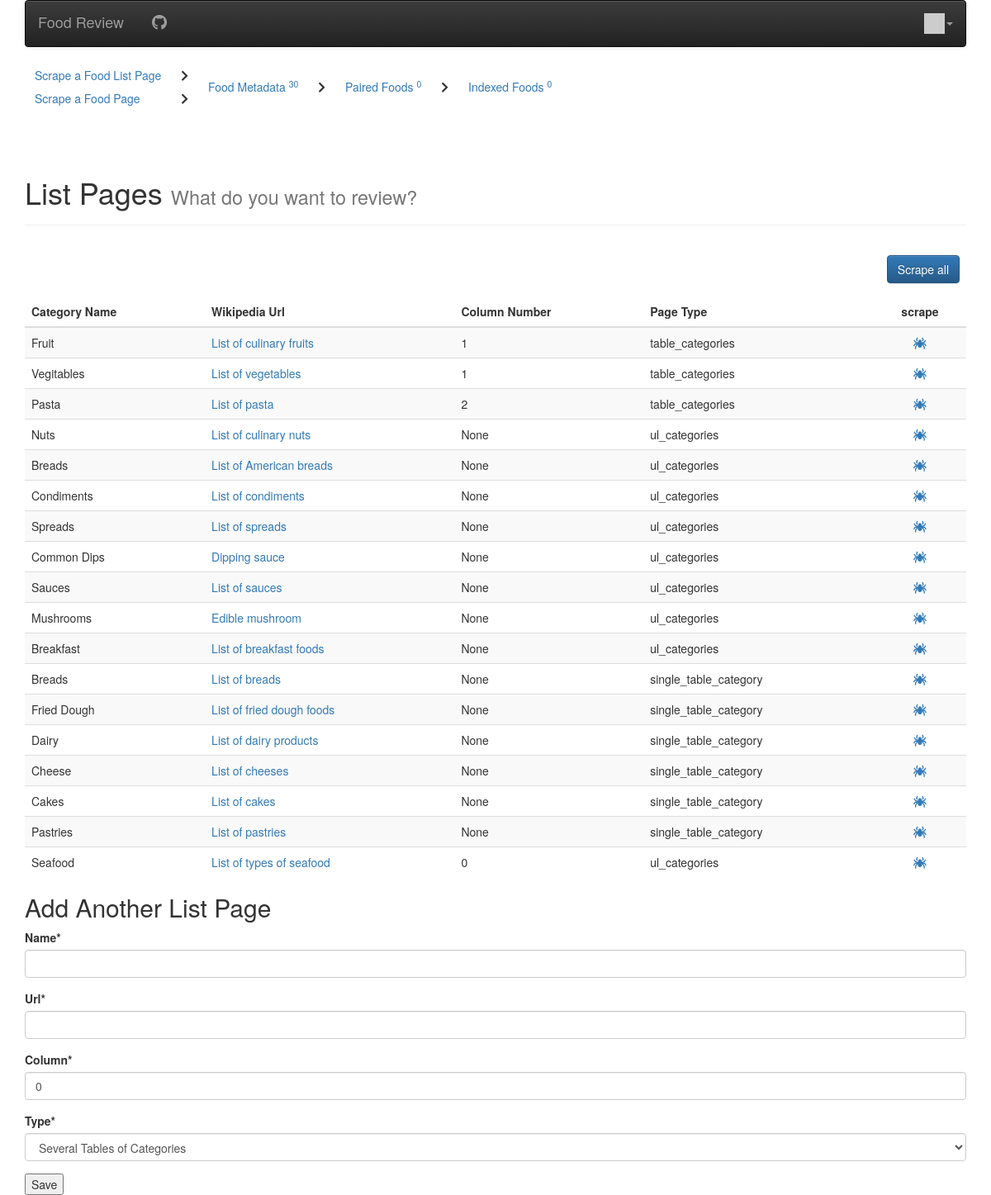
/batch (signed in), run on the app's committed database.
### review/models.py (models this page shows)
class Scrapable(models.Model):
    name = models.CharField(max_length=50)
    url = models.CharField(max_length=1000, unique=True)
    column = models.PositiveSmallIntegerField(null=True, default=0)
    isCategory = models.BooleanField(default=True)
    type = models.CharField(max_length=20)
    scraped = models.BooleanField(default=False)
    food_count = models.PositiveIntegerField(null=True)
    @property
    def uri(self):
        return self.url.split('/')[-1].replace('_', ' ')

### review/views/scrape_views.py (the view, shortened to what this page needs)
# urls.py: path('batch', views.Batch.as_view(), name='batch'),
class Batch(LoginRequiredMixin, View):
    def get(self, request):
        return render(request, 'review/batch.html', {
            'pages': Scrapable.objects.filter(isCategory=True, scraped=False),
            'form': CatScrapableForm(),
        })

### review/forms.py
class CatScrapableForm(forms.ModelForm):
    class Meta:
        model = Scrapable
        fields = ['name', 'url', 'column', 'type']
        widgets = {
            'type': forms.Select(choices=PAGE_TYPE_CHOICES)
        }

### review/context_processors.py (called while the page is built)
def settings(request):
    return {
        'settings': django_settings,
    }

### review/templatetags/app_tags.py (called while the page is built)
@register.filter(name='gravatar')
def gravatar(user, size=35):
    email = str(user.email.strip().lower()).encode('utf-8')
    email_hash = md5(email).hexdigest()
    url = "//www.gravatar.com/avatar/{0}?s={1}&d=identicon&r=PG"
    return url.format(email_hash, size)

### review/templatetags/stats.py (called while the page is built)
@register.inclusion_tag('review/stats.html')
def get_stats():
    return {
        'food_meta_count': WikiFood.objects.count(),
        'cat_meta_count': WikiCategory.objects.count(),
        'paired': UsdaWikiPairing.objects.count(),
        'indexed': UsdaWikiPairing.objects.filter(indexed=True).count(),
    }

### review/templates/review/batch.html (shortened to what this page needs)
{% extends "base_menu.html" %}
{% load static %}
{% block content %}
{% load stats %}
{% get_stats %}
<div class="page-header">
  <h1>List Pages <small>What do you want to review?</small></h1>
</div>
<button class="btn btn-primary pull-right">Scrape all</button>
<table class="table table-striped">
  <thead>
    <tr>
      <th>Category Name</th>
      <th>Wikipedia Url</th>
      <th>Column Number</th>
      <th>Page Type</th>
      <th style="text-align: center;">scrape</th>
    </tr>
  </thead>
  <tbody>
  {% for page in pages %}
    <tr>
      <td>{{page.name}}</td>
      <td><a href="{{page.url}}" target="_blank">{{page.uri}}</a></td>
      <td>{{page.column}}</td>
      <td>{{page.type}}</td>
      <td style="text-align: center;">
        <form action="" method="POST">
          <a class="scrape-one" href="{% url 'review:test' page.id %}">
            <i class="fa fa-spider" aria-hidden="true"></i>
          </a>
        </form>
      </td>
    </tr>
  {% endfor %}
  </tbody>
</table>
<h2>Add Another List Page</h2>
{% load crispy_forms_tags %}
<form method="POST" action="">
  {{ form|crispy }}
  <input type="submit" value="Save">
</form>
{% endblock %}

### review/templates/review/batch.html (style rules this page uses)
.btn-primary.pull-right { margin: 16px 8px; }

### data on the page
Scrapable: name "Fruit", uri "List of culinary fruits", column "1", type "table_categories"
Scrapable: name "Vegitables", uri "List of vegetables", column "1", type "table_categories"
Scrapable: name "Pasta", uri "List of pasta", column "2", type "table_categories"
Scrapable: name "Nuts", uri "List of culinary nuts", column "None", type "ul_categories"
Scrapable: name "Breads", uri "List of American breads", column "None", type "ul_categories"
Scrapable: name "Condiments", uri "List of condiments", column "None", type "ul_categories"
Scrapable: name "Spreads", uri "List of spreads", column "None", type "ul_categories"
Scrapable: name "Common Dips", uri "Dipping sauce", column "None", type "ul_categories"
Scrapable: name "Sauces", uri "List of sauces", column "None", type "ul_categories"
Scrapable: name "Mushrooms", uri "Edible mushroom", column "None", type "ul_categories"
Scrapable: name "Breakfast", uri "List of breakfast foods", column "None", type "ul_categories"
Scrapable: name "Breads", uri "List of breads", column "None", type "single_table_category"
Scrapable: name "Fried Dough", uri "List of fried dough foods", column "None", type "single_table_category"
Scrapable: name "Dairy", uri "List of dairy products", column "None", type "single_table_category"
Scrapable: name "Cheese", uri "List of cheeses", column "None", type "single_table_category"
Scrapable: name "Cakes", uri "List of cakes", column "None", type "single_table_category"
Scrapable: name "Pastries", uri "List of pastries", column "None", type "single_table_category"
Scrapable: name "Seafood", uri "List of types of seafood", column "0", type "ul_categories"

### other printed values
{{ settings.APP_NAME }} "Food Review"
{{ food_meta_count }} "30"
{{ paired }} "0"
{{ indexed }} "0"
